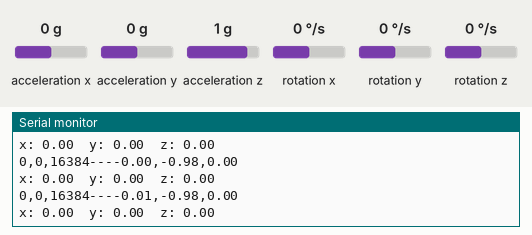
Simulated run of this sketch. Board: Arduino Uno, built with avr-gcc and run on an emulated ATmega328P. Shown: the last lines printed to the serial monitor. Wiring (inferred from the names in the program): MPU-6050 motion sensor at I2C address 0x68. The inputs (shaded band) are chosen by the test bench; at power-on: acceleration x 0 g, acceleration y 0 g, acceleration z 1 g, rotation x 0 °/s, rotation y 0 °/s, rotation z 0 °/s.

Above: at 2.2 s.
2.3 s: acceleration x set to -1.4 g
At 3.2 s:
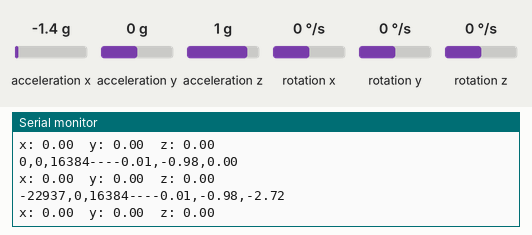
3.8 s: acceleration y set to -1.4 g
At 4.3 s:
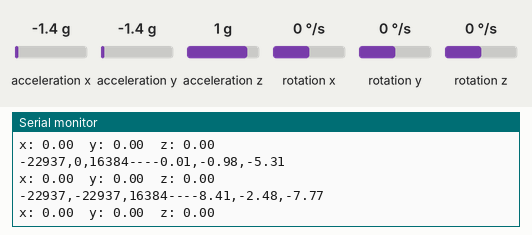
5.3 s: acceleration z set to -1.4 g
At 6.0 s:
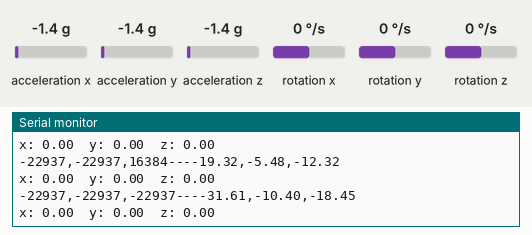
6.8 s: rotation x set to -192 °/s
At 6.8 s:
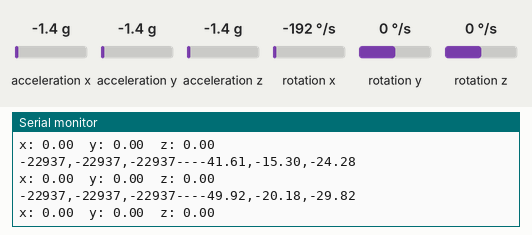
8.3 s: rotation y set to -192 °/s
At 8.8 s:
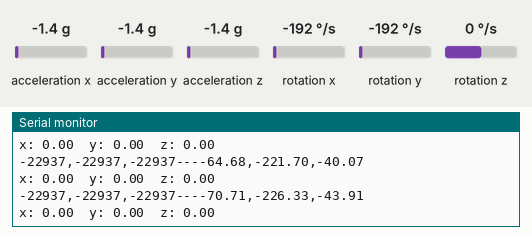
9.8 s: acceleration x set to 0.8 g
At 10.5 s:
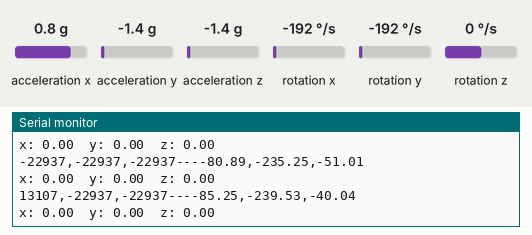
Timing chart, 0 to 12.8 s (numbered marks = the images above; inputs shaded):
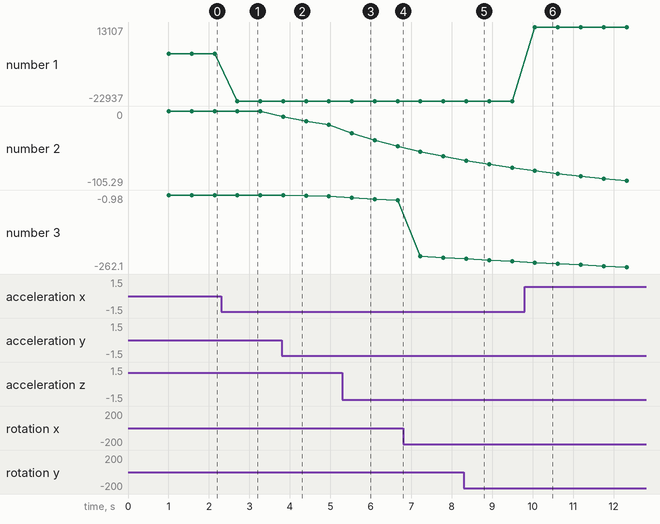

Measured:
- after the input at 2.3 s, the serial monitor: prints a new line after 0.40 s (image 1)
- after the input at 3.8 s, the serial monitor: prints a new line at once (image 2)
- after the input at 5.3 s, the serial monitor: prints a new line after 0.23 s (image 3)
- after the input at 8.3 s, the serial monitor: prints a new line after 0.06 s (image 5)
- after the input at 9.8 s, the serial monitor: prints a new line after 0.26 s (image 6)
- plotted number 1: 0 → -22937 after the input at 2.3 s, -22937 → 13107 after the input at 9.8 s
- plotted number 2: -0.01 → -19.32 after the input at 3.8 s, -19.32 → -49.92 after the input at 5.3 s, -49.92 → -64.68 after the input at 6.8 s
- plotted number 3: -0.98 → -5.48 after the input at 3.8 s, -5.48 → -20.18 after the input at 5.3 s, -20.18 → -221.7 after the input at 6.8 s

The sketch:

test.ino
```cpp
#include <Wire.h>


#include "I2Cdev.h"
#include "MPU6050_6Axis_MotionApps20.h"


/*
 * reference:
 *MPU6050 I2C master模式调试记录 https://blog.csdn.net/airk000/article/details/22945573?tdsourcetag=s_pcqq_aiomsg
 *QMC5883L寄存器对比及参考设置 https://wenku.baidu.com/view/39238426b14e852459fb57e1.html
 *最详细的MPU6050寄存器说明手册-中文 https://wenku.baidu.com/view/f48294eef4335a8102d276a20029bd64793e6264.html
 *HMC5883L手册总结与经验分析 详解 https://blog.csdn.net/zsn15702422216/article/details/52223841
 */
  uint8_t bump[17]={0};
  uint8_t temphex[14];
//readByte(0x68, HMC5883L_IDA);

MPU6050 mpu; //实例化一个 MPU6050 对象，对象名称为 mpu
int16_t ax, ay, az, gx, gy, gz;

//********************angle data*********************//
float Gyro_y; //Y轴陀螺仪数据暂存
float Gyro_x;
float Gyro_z;
float angleAx;
float angle6;
float K1 = 0.05; // 对加速度计取值的权重
float Angle; //一阶互补滤波计算出的小车最终倾斜角度
float accelz = 0;

 //*********************gy-271-QMC5883L的一些参数*********************//
#define ADDRESS 0x0D //QMC5883L的设备地址设置
int G_x,G_y,G_z;//以高斯为单位的测出的磁场强度（QMC5883L输出的原始数据）
float Mx,My,Mz;//以特斯拉为单位的转换后的磁场强度
//********************angle data*********************//

//***************Kalman_Filter*********************//
float P[2][2] = {{ 1, 0 },
  { 0, 1 }
};
float Pdot[4] = { 0, 0, 0, 0};
float Q_angle = 0.001, Q_gyro = 0.005; //角度数据置信度,角速度数据置信度
float R_angle = 0.5 , C_0 = 1;
float q_bias, angle_err, PCt_0, PCt_1, E, K_0, K_1, t_0, t_1;
float timeChange = 5; //滤波法采样时间间隔毫秒
float dt = timeChange * 0.001; //注意：dt的取值为滤波器采样时间
//***************Kalman_Filter*********************//

void Angletest()
{
  //平衡参数
  Angle = atan2(ay , az) * 57.3;           //角度计算公式
  Gyro_x = (gx - 128.1) / 131;              //角度转换
  Kalman_Filter(Angle, Gyro_x);            //卡曼滤波
  //旋转角度Z轴参数
  if (gz > 32768) gz -= 65536;              //强制转换2g  1g
  Gyro_z = -gz / 131;                      //Z轴参数转换
  accelz = az / 16.4;

  angleAx = atan2(ax, az) * 180 / PI; //计算与x轴夹角
  Gyro_y = -gy / 131.00; //计算角速度
  //一阶互补滤波
  angle6 = K1 * angleAx + (1 - K1) * (angle6 + Gyro_y * dt);
}

////////////////////////kalman/////////////////////////
float angle, angle_dot;                                //平衡角度值
void Kalman_Filter(double angle_m, double gyro_m)
{
  angle += (gyro_m - q_bias) * dt;
  angle_err = angle_m - angle;
  Pdot[0] = Q_angle - P[0][1] - P[1][0];
  Pdot[1] = - P[1][1];
  Pdot[2] = - P[1][1];
  Pdot[3] = Q_gyro;
  P[0][0] += Pdot[0] * dt;
  P[0][1] += Pdot[1] * dt;
  P[1][0] += Pdot[2] * dt;
  P[1][1] += Pdot[3] * dt;
  PCt_0 = C_0 * P[0][0];
  PCt_1 = C_0 * P[1][0];
  E = R_angle + C_0 * PCt_0;
  K_0 = PCt_0 / E;
  K_1 = PCt_1 / E;
  t_0 = PCt_0;
  t_1 = C_0 * P[0][1];
  P[0][0] -= K_0 * t_0;
  P[0][1] -= K_0 * t_1;
  P[1][0] -= K_1 * t_0;
  P[1][1] -= K_1 * t_1;
  angle += K_0 * angle_err; //角度
  q_bias += K_1 * angle_err;
  angle_dot = gyro_m - q_bias; //角速度
}
void Get_QMC5883_mpu6050()
{

   writeByte(0x68, 0x6B, 0x0);//enable mpu6050 from sleep
      /*mpu.setI2CMasterModeEnabled(1);
   mpu.setI2CBypassEnabled(0);*/
   writeByte(0x68, 0x6A, 0x20);//enable i2c master mode

   writeByte(0x68, 0x24, 0x0D); //只设置速率 400khz

   writeByte(0x68, 0x25, 0x0D);//写(read:8d,write:0d)

   writeByte(0x68, 0x26, 0x09);//qmcmodreg
   writeByte(0x68, 0x63, 0x1D);//mode config

   writeByte(0x68, 0x27, 0x01);//will write
   delay(1);
   writeByte(0x68, 0x27, 0x81);//enable write 1 reg


   writeByte(0x68, 0x27, 0x01);//disable write

   writeByte(0x68, 0x25, 0x8D);//read mode
   writeByte(0x68, 0x26, 0x00);//slave reg begin

   writeByte(0x68, 0x27, 0x06);//will read 6 registers
   writeByte(0x68, 0x27, 0x86);//read 6 regs
   delay(1);
   writeByte(0x68, 0x27, 0x06);//disable read 6 registers
  /* Wire.write(0x68);//使能MPU6050 I2C MASTER模式
 Wire.write(0x6A);
 Wire.write(0x20);

 Wire.write(0x68);//设置MPU6050作为master的I2C速率（400kHz）
 Wire.write(0x24);
 Wire.write(0x0D);//0000 1101

 Wire.write(0x68);////读 读写是由0x25寄存器的bit7控制的
 Wire.write(0x25);
 Wire.write(0x9E );//1001 1110

 Wire.write(0x68);////写 写是由0x25寄存器的bit7控制的
 Wire.write(0x25);
 Wire.write(0x1E );

 Wire.write(0x68);//设置SLV0设备要操作的寄存器,QMC5883L的工作模式寄存器 MODE：连续工作模式
 Wire.write(0x26);
 Wire.write(0x09);

 Wire.write(0x68);////工作模式寄存器 MODE：连续工作模式
 Wire.write(0x63);
 Wire.write(0x01);

 Wire.write(0x68);//我要写一个数据到QMC5883L
 Wire.write(0x27);
 Wire.write(0x01);

  Wire.write(0x68);//这里8是为了使能，1还是操作个数的意思，为了保险，这样肯定行，
 Wire.write(0x27);
 Wire.write(0x81);

   Wire.write(0x68);//设置地址，读，
 Wire.write(0x25);
 Wire.write(0x9E);

   Wire.write(0x68);//设置所要读取的寄存器起始位置
 Wire.write(0x26);
 Wire.write(0x00);

   Wire.write(0x68);//告诉MPU6050从这个起始位置向后读几个
 Wire.write(0x28);
 Wire.write(0x06);

    Wire.write(0x68);//使能
 Wire.write(0x28);
 Wire.write(0x83);

    Wire.write(0x68);//关闭使能
 Wire.write(0x28);
 Wire.write(0x03);

  */
  Wire.beginTransmission(0x68);//读写开始
  Wire.write(0x49); //选择X,Y，Z所在数据储存寄存器
  Wire.endTransmission();

  Wire.requestFrom(0x68, 6);
   if(6<=Wire.available())//注意：国产QMC5883L顺序为xyz，进口顺序为xzy
   {
     G_x = Wire.read()<<8; //X msb
     G_x |= Wire.read(); //X lsb
     G_y = Wire.read()<<8; //Z msb
     G_y |= Wire.read(); //Z lsb
     G_z = Wire.read()<<8; //Y msb
     G_z |= Wire.read(); //Y lsb
   }
   Mx=(float)G_x;
   My=(float)G_y;
   Mz=(float)G_z;
 //打印坐标到串口
  Mx/=10000;
  My/=10000;
  Mz/=10000;//转换为特斯拉
  Serial.print("x: ");
   Serial.print(Mx);
   Serial.print("  y: ");
   Serial.print(My);
   Serial.print("  z: ");
   Serial.println(Mz);
   delay(50);
}
void writeByte(uint8_t address, uint8_t subAddress, uint8_t data)
{
  Wire.beginTransmission(address);  // Initialize the Tx buffer
  Wire.write(subAddress);           // Put slave register address in Tx buffer
  Wire.write(data);                 // Put data in Tx buffer
  Wire.endTransmission();           // Send the Tx buffer
}
 uint8_t readByte(uint8_t address, uint8_t subAddress)
{
  uint8_t data; // `data` will store the register data
  Wire.beginTransmission(address);         // Initialize the Tx buffer
  Wire.write(subAddress);                  // Put slave register address in Tx buffer
  Wire.endTransmission(false);             // Send the Tx buffer, but send a restart to keep connection alive
  Wire.requestFrom(address, (uint8_t) 1);  // Read one byte from slave register address
  data = Wire.read();                      // Fill Rx buffer with result
  return data;                             // Return data read from slave register
}

        void readBytes(uint8_t address, uint8_t subAddress, uint8_t count, uint8_t * dest)
{  //readBytes(MPU6050_ADDRESS, XA_OFFSET_H, 2, &data[0]);
  Wire.beginTransmission(address);   // Initialize the Tx buffer
  Wire.write(subAddress);            // Put slave register address in Tx buffer
  Wire.endTransmission(false);       // Send the Tx buffer, but send a restart to keep connection alive
  uint8_t i = 0;
        Wire.requestFrom(address, count);  // Read bytes from slave register address
  while (Wire.available()) {
        dest[i++] = Wire.read(); }         // Put read results in the Rx buffer
}

uint8_t getAddress(uint8_t addr) {
   //if (num > 3) return 0;
    I2Cdev::readByte(0x68, addr, temphex);
    return temphex[0];
}
void Get_i2cdump(uint8_t num)//display all register data,(debug)
{

    for(int8_t count = 0; count < num; count++){

   Serial.print("<");
   Serial.print("0x");
   Serial.print(count,HEX);
   Serial.print("> ");
   Serial.print("0x");
     Serial.print(getAddress(count), HEX);
   //Serial.print(bump[count],HEX);
   Serial.print(" ");
   Serial.print(" ");
   if(count%8 == 0){
   Serial.println();

   }
  }


  /*readBytes(0x68, 0x0, 17, &bump[0]);
  for(int8_t count = 0; count < 17; count++){
     Serial.print("0x");
   Serial.print(bump[count],HEX);
   Serial.print(" ");

   Serial.print(" ");
   if(count%8 == 0){

   Serial.println();
   Serial.print("<");
   Serial.print(count);
   Serial.print(" >");
   }
  }*/
 /* Wire.beginTransmission(0x68);//读写开始
  Wire.write(0x00); //选择X,Y，Z所在数据储存寄存器
  Wire.endTransmission();
  Wire.requestFrom(0x68, 5);


delay(20);


   if(75<=Wire.available())//注意：国产QMC5883L顺序为xyz，进口顺序为xzy
   {

    for(int8_t count = 0; count < 5; count++){

   uint8_t temp = Wire.read();
     Serial.print("0x");
   Serial.print(temp,HEX);
   Serial.print(" ");

   Serial.print(" ");
   if(count%8 == 0){

   Serial.println();
   Serial.print("<");
    Serial.print(count);
    Serial.print(" >");
   }
  }
   }*/


}

/*void Get_GMCDATA()
{
  Wire.beginTransmission(ADDRESS);//读写开始
  Wire.write(0x00); //选择X,Y，Z所在数据储存寄存器
  Wire.endTransmission();

  Wire.requestFrom(ADDRESS, 6);
   if(6<=Wire.available())//注意：国产QMC5883L顺序为xyz，进口顺序为xzy
   {
     G_x = Wire.read()<<8; //X msb
     G_x |= Wire.read(); //X lsb
     G_y = Wire.read()<<8; //Z msb
     G_y |= Wire.read(); //Z lsb
     G_z = Wire.read()<<8; //Y msb
     G_z |= Wire.read(); //Y lsb
   }
   Mx=(float)G_x;
   My=(float)G_y;
   Mz=(float)G_z;
 //打印坐标到串口
  Mx/=10000;
  My/=10000;
  Mz/=10000;//转换为特斯拉
  Serial.print("x: ");
   Serial.print(Mx);
   Serial.print("  y: ");
   Serial.print(My);
   Serial.print("  z: ");
   Serial.println(Mz);
   delay(250);
}*/


void setup() {
  Wire.begin();                            //加入 I2C 总线序列
  Serial.begin(9600);                       //开启串口，设置波特率
  delay(1000);
  mpu.initialize();                       //初始化MPU6050
  //mpu.setI2CMasterModeEnabled(1);
  //mpu.setI2CBypassEnabled(0);
  if((mpu.getI2CMasterModeEnabled()) && !mpu.getI2CBypassEnabled())
    {
     Serial.println("Set MPU6000 Master Mode success!");
    }
    else
    {
     Serial.println("fail!");
    }

   /*Wire.beginTransmission(ADDRESS);//选择QMC5883L物理地址，向其中写初始化参数
    Wire.write(0x09); //选择控制寄存器0X09
    Wire.write(0x1D); //设置0x09寄存器为：OSR:512Hz，RNG：+/-8Gauss，ODG：200Hz，MODE：连续工作模式
    Wire.endTransmission();//结束*/
}

void loop() {
  mpu.getMotion6(&ax, &ay, &az, &gx, &gy, &gz);     //IIC获取MPU6050六轴数据 ax ay az gx gy gz

  Angletest();//获取angle 角度和卡曼滤波


  Serial.println();
  Serial.print(ax);Serial.print(",");
  Serial.print(ay);Serial.print(",");
  Serial.print(az);Serial.print("---");
  Serial.print(angle);Serial.print(",");
  Serial.print(angle_dot);Serial.print(",");
  Serial.println(angle6);
 Get_QMC5883_mpu6050();//获取三轴磁场
//writeByte(0x68, 0x25, 0x1E);
//writeByte(0x68, 0x49, 0x1E);
//readByte(0x68, 0x25);
//I2Cdev::readBit(0x68, 0x25, 8, temphex);

//Serial.print(mpu.getSlaveRegister(0), HEX);
//Serial.print(mpu.getSlaveAddress(0),HEX);
 //Get_i2cdump(127);

   delay(500);


   }
```
